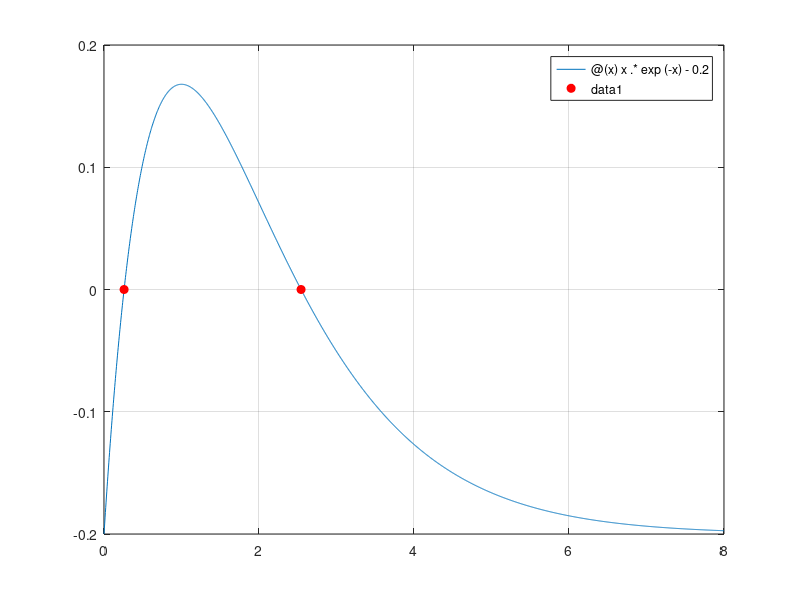

This figure's MATLAB source:
% Day 071 · Solving an Equation with One Variable: fzero — Plot first, then find each root
% Run: open this file in MATLAB and press Run (or type example_1 in the Command Window)

f = @(x) x .* exp(-x) - 0.2;
fplot(f, [0 8]); grid on; hold on
r1 = fzero(f, 0.5);
r2 = fzero(f, [1 5]);              % an interval with a sign change
plot([r1 r2], [0 0], 'ro', 'MarkerFaceColor', 'r'); hold off
fprintf('Roots: %.6f and %.6f\n', r1, r2);
[x, fval, flag] = fzero(f, 3)
